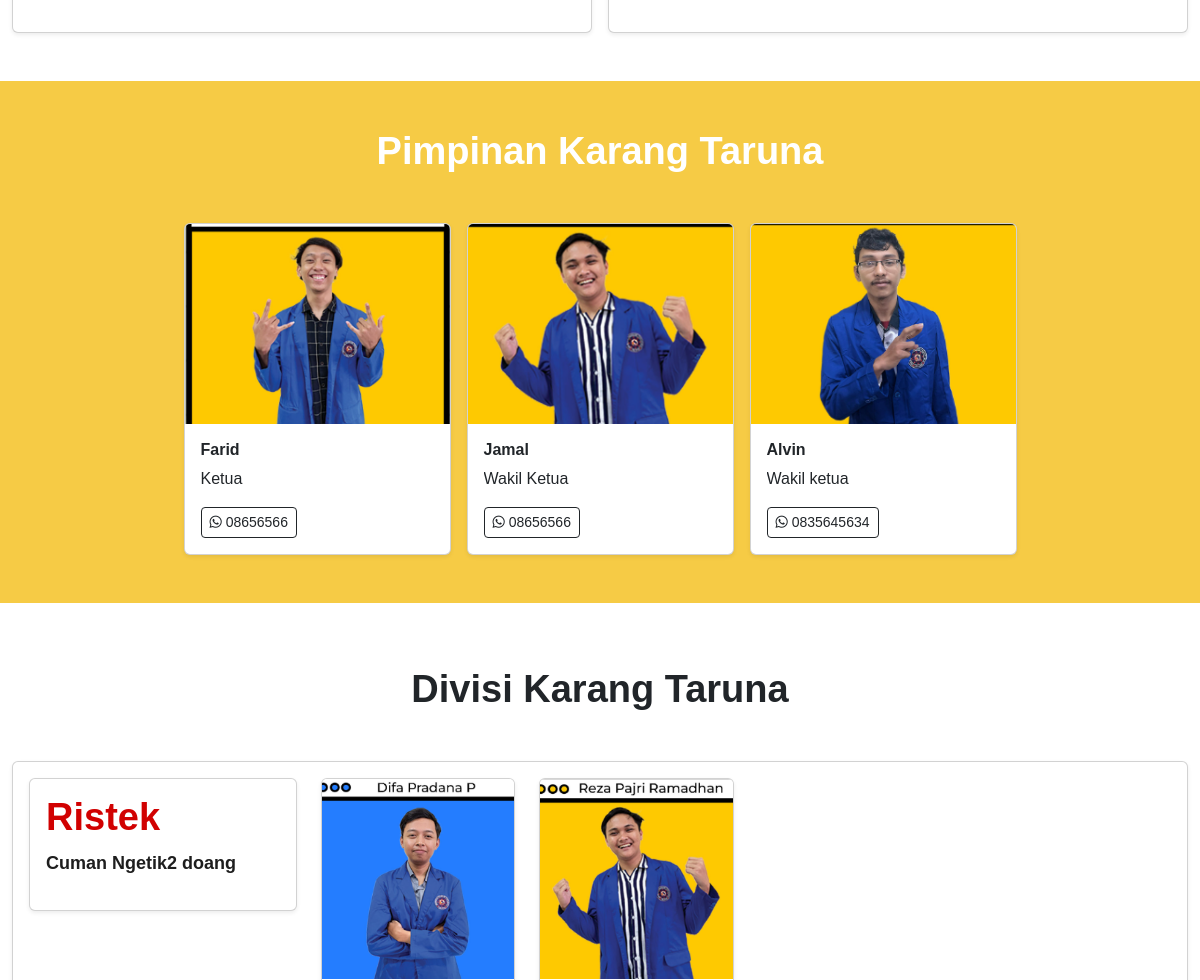
/profile/ (middle part), run on an earlier commit of the app's database.
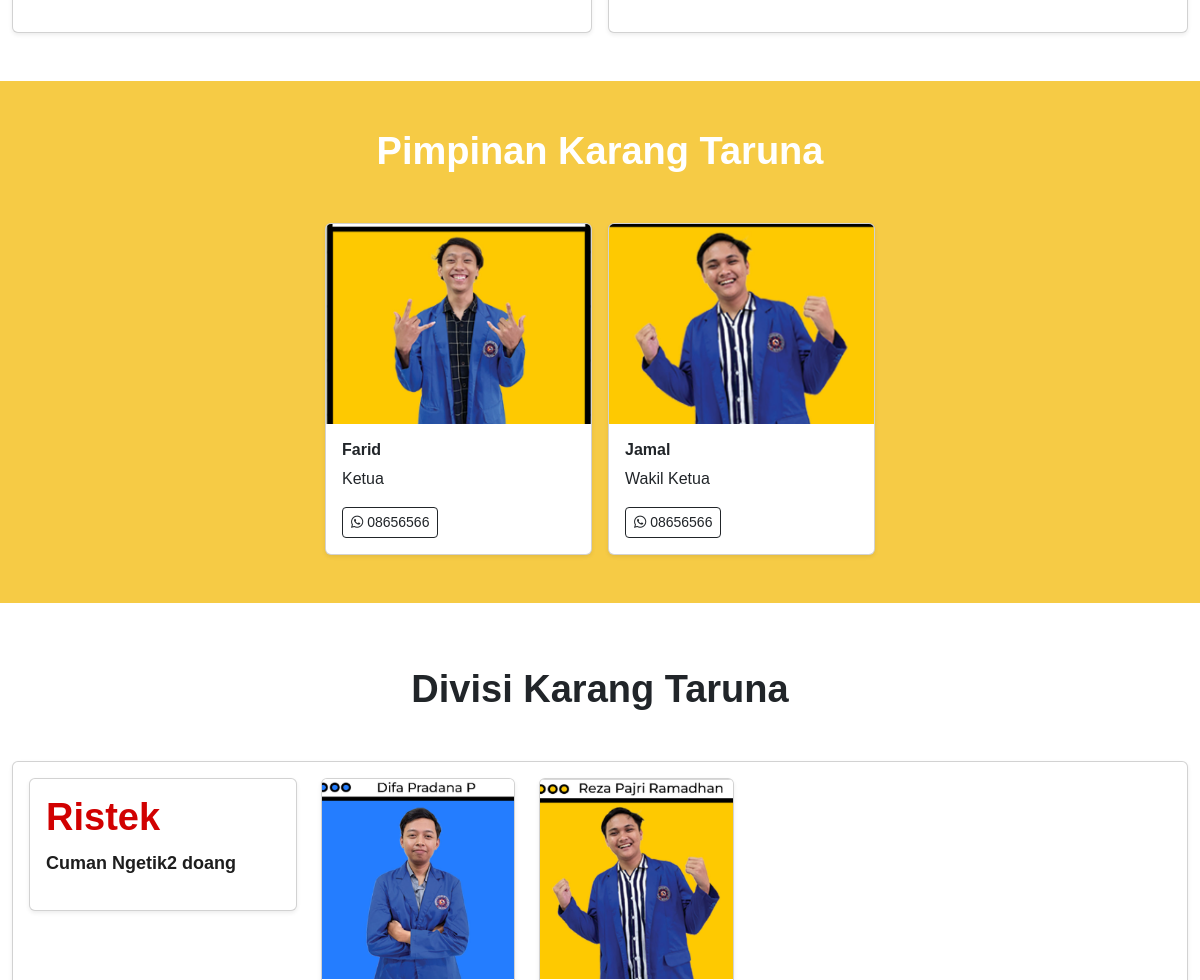
And on a later commit of the database.
### base/models.py (models this page shows, shortened)
class Pimpinan(models.Model):
    class Meta:
        ordering = ['jabatan']
    nama = models.CharField(max_length=100)
    foto = models.ImageField(upload_to='pimpinan')
    telepon = models.CharField(max_length=20)
    jabatan = models.CharField(max_length=100)
    deskripsi = models.TextField()

class Divisi(models.Model):
    nama = models.CharField(max_length=100)
    deskripsi = models.TextField()

class Anggota(models.Model):
    class Meta:
        ordering = ['-jabatan']
    nama = models.CharField(max_length=100)
    foto = models.ImageField(upload_to='anggota')
    alamat = models.CharField(max_length=100)
    telepon = models.CharField(max_length=20)
    jabatan = models.CharField(max_length=100)
    divisi = models.ForeignKey(Divisi, on_delete=models.CASCADE)

### base/views.py (the view)
# urls.py: path('profile/', views.profile, name='profile'),
def profile(request):
    jumbotron = Jumbotron.objects.get(nama='jumbotron_profile')
    karangtaruna = KarangTaruna.objects.first()
    divisis = Divisi.objects.all()
    pimpinans = Pimpinan.objects.all()
    context = {
        'jumbotron': jumbotron,
        'pimpinans': pimpinans,
        'divisis': divisis,
        'karangtaruna': karangtaruna,
    }
    return render(request, 'base/profile.html', context)

### base/templates/base/profile.html (shortened to what this page needs)
{% extends 'base/base.html' %}
{% load static %}
{% block content %}
<div class="container-fluid">
    <div class="row g-3 py-5">
        <div class="col-lg-6">
            <div class="card p-3 shadow-sm">
            </div>
        </div>
        <div class="col-lg-6">
            <div class="card p-3 shadow-sm">
            </div>
        </div>
    </div>
</div>
<div class="container-fluid bg-blue-fg-white py-5">
    <h2 class="text-center mb-5">Pimpinan Karang Taruna</h2>
    <div class="container">
        <div class="row d-flex justify-content-center g-3">
            {% for pimpinan in pimpinans %}
            <div class="col-sm-5 col-md-4 col-lg-3">
                <div class="card shadow-sm">
                    <img src="{{ pimpinan.foto.url }}" class="card-img-top" style="object-fit: cover; height: 200px;"
                        alt="...">
                    <div class="card-body">
                        <h5 class="card-title">{{ pimpinan.nama }}</h5>
                        <p class="card-text card-text-carousell">{{ pimpinan.jabatan }}</p>
                        <a href="https://wa.me/{{ pimpinan.telepon }}" class="btn btn-outline-dark btn-sm">
                            <i class="fa-brands fa-whatsapp"></i>
                            {{ pimpinan.telepon }}
                        </a>
                    </div>
                </div>
            </div>
            {% endfor %}
        </div>
    </div>
</div>
<div class="container-fluid py-3">
    <h2 class="text-center my-5">Divisi Karang Taruna</h2>
    {% for divisi in divisis %}
    <div class="card mb-5 shadow-sm">
        <div class="mb-3 p-3">
            <div class="row">
                <div class="col-md-3">
                    <div class="card p-3 shadow-sm mb-3">
                        <h2 class="red">{{ divisi.nama }}</h2>
                        <p class="text-visi-misi">{{ divisi.deskripsi }}</p>
                    </div>
                </div>
                <div class="col">
                    <div class="row">
                        {% for anggota in divisi.anggota_set.all %}
                        <div class="col-sm-5 col-md-4 col-lg-3 mb-2">
                            <div class="card shadow-sm">
                                <img src="{{ anggota.foto.url }}" class="card-img-top"
                                    style="object-fit: cover; height: 200px;" alt="...">
                            </div>
                        </div>
                        {% endfor %}
                    </div>
                </div>
            </div>
        </div>
    </div>
    {% endfor %}
</div>
{% endblock %}

What changed in the data, as far as the page shows it:
removed Pimpinan: foto (picture), nama "Alvin", jabatan "Wakil ketua", telepon "0835645634"
